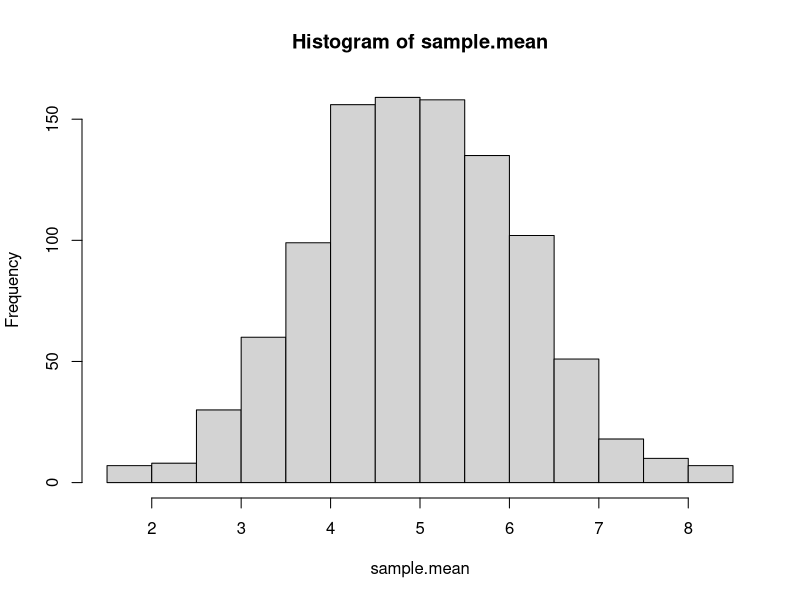
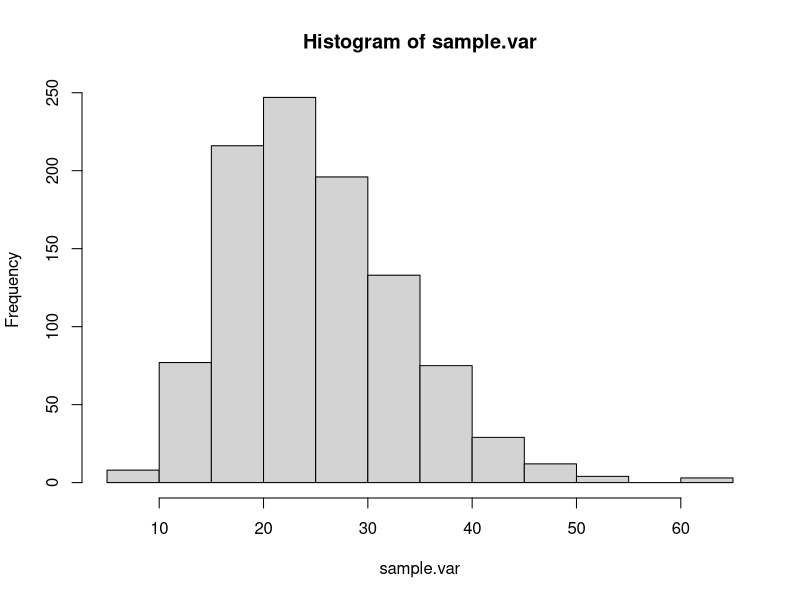

Recreate these plots in R, in order.
## ---- chunk 1
knitr::opts_chunk$set(echo = TRUE, warning = FALSE, message = FALSE, eval = TRUE)
## ---- chunk 2
data <- read.csv('framingham.csv', header = TRUE)
## ---- chunk 3
library(dplyr)
data1 <- data %>% 
             mutate(SEX = ifelse(!is.na(SEX), 
                                    ifelse(SEX == 1, 
                                           'male', 'female'), 
                                 NA)) %>%
             mutate(PREVSTRK = ifelse(!is.na(PREVSTRK), 
                                         ifelse(PREVSTRK == 1, 
                                                'yes', 'no'), 
                                      NA)) %>%
             mutate(PREVMI = ifelse(!is.na(PREVMI), 
                                       ifelse(PREVMI == 1, 
                                              'yes', 'no'), 
                                    NA)) %>% 
             mutate(DIABETES = ifelse(!is.na(DIABETES), 
                                         ifelse(DIABETES== 1, 
                                                'yes', 'no'), 
                                      NA)) %>%
             mutate(CURSMOKE = ifelse(!is.na(CURSMOKE), 
                                         ifelse(CURSMOKE== 1, 
                                                'yes', 'no'), 
                                      NA)) %>%
             mutate(BPMEDS = ifelse(!is.na(BPMEDS), 
                                       ifelse(BPMEDS== 1, 
                                              'yes', 'no'), 
                                    NA))
## ---- chunk 4
# Your turn
library(dplyr)
BMI.STROKE <- data %>% 
  filter(TIMEDTH >= 8760) %>%
  dplyr::select(BMI, PREVSTRK)


## Or
BMI.STROKE <- data[data$TIMEDTH >= 8760, c("BMI", "PREVSTRK")]
## ---- chunk 5
m_A_set1 <- matrix(1:9,  nrow=3, ncol=3)
m_B_set1 <- matrix(6:14, nrow=3, ncol=3)

m_A_set2 <- matrix(rnorm(6),  nrow=2, ncol=3)
m_B_set2 <- matrix(runif(6), nrow=3, ncol=2)
## ---- chunk 6
matrix_ops <- function(matrixA, matrixB) {
  if (dim(matrixA)[1] != dim(matrixA)[2] | dim(matrixB)[1] != dim(matrixB)[2]) {
    print("Error: both matrices need to be square matrices")
  } else{
  list(sum = matrixA + matrixB,
       had_prod = matrixA * matrixB,
       prod = matrixA %*% matrixB,
       prod_trans = matrixA %*% t(matrixB))
  }
}
## ---- chunk 7
matrix_ops(m_A_set1, m_B_set1)
matrix_ops(m_A_set2, m_B_set2)
## ---- chunk 8
# Simulate from a gamma distribution
rgamma(10, shape = 2, scale = 1)
## ---- chunk 9
# Simulate from a normal distribution
rnorm(5, mean = 0, sd = sqrt(5))
## ---- chunk 10
# Initialise the vectors
sample.mean <- vector("numeric", 1000)
sample.var <- vector("numeric", 1000)

# Write a loop
for(i in 1:1000){
  # Simulate from a normal distribution
  X <- rnorm(20, mean = 5, sd = sqrt(25))
  
  # Calculate the statistics of interest
  sample.mean[i] <- mean(X)
  sample.var[i] <- var(X)
}

hist(sample.mean)
hist(sample.var)
